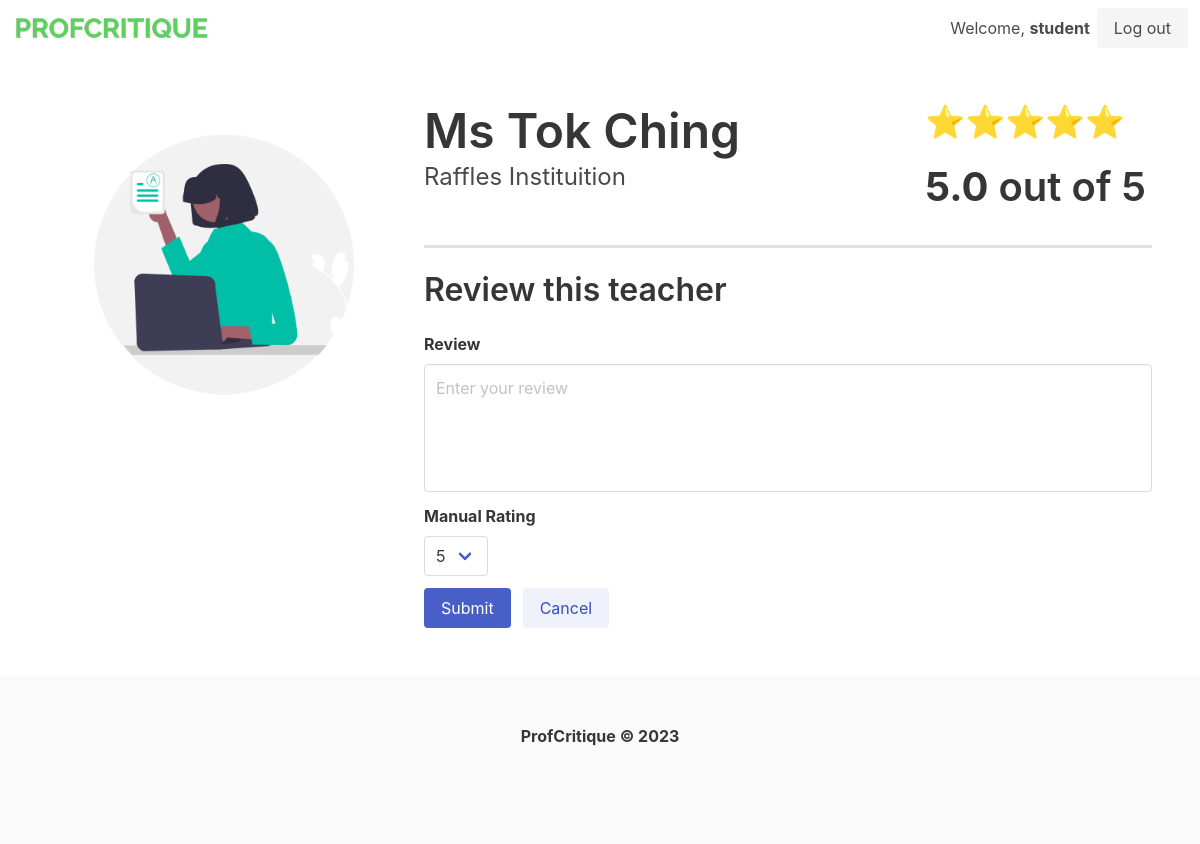
The app's page /teacher/2/review (signed in) with its own data.
### tables this page shows
CREATE TABLE users (
            id INTEGER PRIMARY KEY AUTOINCREMENT,
            username TEXT,
            password TEXT
        );

CREATE TABLE teachers (
            id INTEGER PRIMARY KEY,
            name TEXT,
            school_id INTEGER,
            FOREIGN KEY(school_id) REFERENCES schools(id)
        );

CREATE TABLE schools (
            id INTEGER PRIMARY KEY,
            name TEXT
        );

### main.py (the view)
@app.route("/teacher/<teacher_id>/review", methods=["GET"])
@login_required
def review_teacher(teacher_id=""):
    result = db.get_teacher_by_id(teacher_id)
    return render_template("review.html", teacher_id=teacher_id, result=result)

### main.py (called while the page is built)
@login_manager.user_loader
def load_user(user_id):
    user = db.get_user_by_id(user_id)
    if user is None:
        return None
    else:
        return User(int(user["id"]), user["username"], user["password"])

### utils/datastore.py (called while the page is built)
    def get_conn(self) -> sqlite3.Connection:
        def dict_factory(cursor: sqlite3.Cursor, row: sqlite3.Row) -> dict:
            d = {}
            for idx, col in enumerate(cursor.description):
                d[col[0]] = row[idx]
            return d
        conn = sqlite3.connect(self.uri)
        conn.row_factory = dict_factory
        return conn

    def get_record(self, command, param=None):
        conn = self.get_conn()
        cur = conn.cursor()
        if param is None:
            cur.execute(query_table[command])
        else:
            cur.execute(query_table[command], param)
        return cur.fetchone()

    def get_user_by_id(self, user_id):
        user = self.get_record("load_user_by_id", (user_id,))
        return user

    def get_teacher_by_id(self, teacher_id):
        teacher = self.get_record("get_teacher_by_id", (int(teacher_id),))
        score = self.get_record("get_aggregated_score", (int(teacher_id),))
        if score["rating"] is None:
            score["rating"] = 0.0
        return dict(teacher, **score)

### templates/review.html (shortened to what this page needs)
{% extends "layout.html" %}
{% block body %}
<section class="section is-small">
    <div class="columns">
        <div class="column is-one-third">
            <figure class="image">
                <img src="{{url_for('static', filename='teacher_profile.png')}}">
            </figure>
        </div>
        <div class="column is-two-thirds">
            <div class="columns">
                <div class="column">
                    <h1 class="title is-1">{{ result["teacher_name"] }}</h1>
                    <h2 class="subtitle is-4">{{ result["school_name"] }}</h2>
                </div>
                <div class="column is-4">
                    <h1 class="title is-3">⭐⭐⭐⭐⭐</h1>
                    <h1 class="title is-2   "><b>{{ result["rating"]|round(1) }}</b> out of 5</h1>
                </div>
            </div>
            <hr style="border-top: 3px solid #e0e0eb;">
            <div class="columns">
                <div class="column">
                    <h1 class="title is-3">Review this teacher</h1>
                    <form action="/teacher/{{ teacher_id }}/review/add" method="post">
                        <div class="field">
                            <label class="label">Review</label>
                            <div class="control">
                                <textarea name="review" class="textarea has-fixed-size"
                                    placeholder="Enter your review"></textarea>
                            </div>
                        </div>
                        <div class="field">
                            <label class="label">Manual Rating</label>
                            <div class="control">
                                <div class="select">
                                    <select name="fallback_rating">
                                        <option value="5">5</option>
                                    </select>
                                </div>
                            </div>
                        </div>
                        <div class="field is-grouped">
                            <div class="control">
                                <button class="button is-link">Submit</button>
                            </div>
                            <a class="button is-link is-light" href="/teacher/{{teacher_id}}">Cancel</a>
                        </div>
                    </form>
                </div>
            </div>
        </div>
    </div>
</section>
{% endblock %}

### templates/layout.html (shortened to what this page needs)
<!doctype html>
<html lang="en">
<head>
    <link rel="stylesheet" href="https://cdn.jsdelivr.net/npm/bulma@0.9.4/css/bulma.min.css">
</head>
<body>
    <nav class="navbar">
        <div class="navbar-brand">
            <a class="navbar-item" href="/">
                <img src="{{url_for('static', filename='logo.png')}}" width="200" height="30">
            </a>
        </div>
        <div class="navbar-end">
            <div class="navbar-item">
                {% if current_user.is_authenticated %}
                <h3 style="margin-right:7px">Welcome, <b>{{ current_user.username}}</b></h3>
                <a class="button is-light" href="/logout">
                    Log out
                </a>
                {% endif %}
            </div>
        </div>
    </nav>
    {% block body %}
    {% endblock %}
</body>
<footer class="footer">
    <div class="content has-text-centered">
        <p>
            <strong>ProfCritique © 2023</strong>
        </p>
    </div>
</footer>
</html>

### records on screen
users: username "student"
teachers: teacher_name "Ms Tok Ching"
schools: school_name "Raffles Instituition"

### other values on screen
{{ result["rating"]|round(1) }} "5.0"
